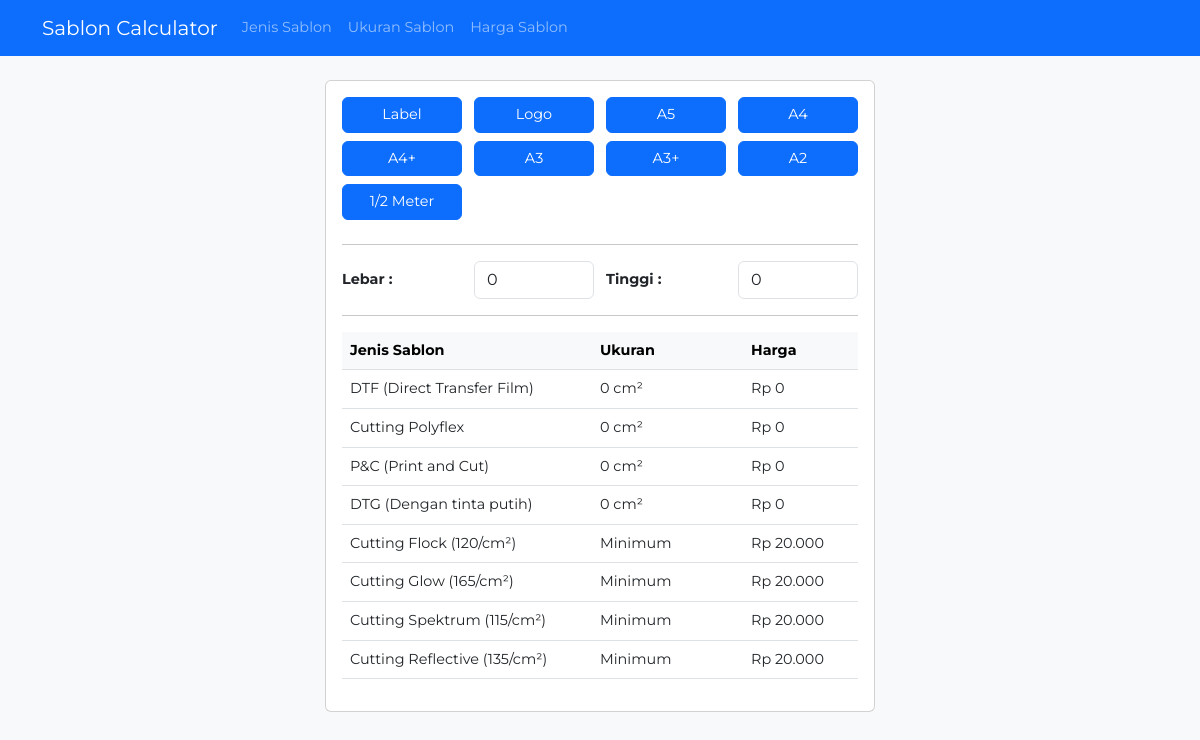
The app's page /calculator/index.php with its own data.
### tables this page shows
CREATE TABLE `ukuran_sablon` (
  `id` int(11) NOT NULL,
  `nama` varchar(50) NOT NULL,
  `total_size` int(11) NOT NULL,
  `urutan` int(2) NOT NULL,
  `lebar` int(11) NOT NULL,
  `tinggi` int(11) NOT NULL
);

CREATE TABLE `sablon` (
  `id` int(11) NOT NULL,
  `nama_sablon` varchar(50) NOT NULL,
  `calculate_size` varchar(5) NOT NULL,
  `min_charge` int(11) NOT NULL,
  `urutan` int(11) NOT NULL,
  `harga` int(11) NOT NULL
);

### calculator/index.php (the view, shortened to what this page needs)
<?php include '../includes/header.php'; ?>
<?php include '../includes/db.php'; ?>
<div class="row justify-content-center">
  <div class="card p-3" style="width: 550px;">
    <div id="calculator-section" class="mb-0">
      <div class="container-fluid">
        <div class="row d-flex justify-content-between mb-2">
          <?php
          $stmt = $pdo->query("SELECT * FROM ukuran_sablon ORDER BY urutan ASC");
          while ($row = $stmt->fetch()) {
          ?>
            <div class="btn btn-primary mb-2 btn-size" data-id="<?= $row['id'] ?>" data-lebar="<?= $row['lebar'] ?>" data-tinggi="<?= $row['tinggi'] ?>" style="width: 120px;"> <?= $row['nama'] ?></div>
          <?php
          }
          ?>
        </div>
      </div>
      <hr>
      <div class="row d-flex justify-content-between mb-3 mx-0">
        <div class="px-0" style="width: 120px; align-self: center;"><strong>Lebar :</strong></div>
        <div class="lebar px-0" style="width: 120px;">
          <input type="number" class="form-control" id="lebar" placeholder="Lebar (cm)" value="0">
        </div>
        <div class="px-0" style="width: 120px; align-self: center;"><strong>Tinggi :</strong></div>
        <div class="tinggi px-0" style="width: 120px;">
          <input type="number" class="form-control" id="tinggi" placeholder="Tinggi (cm)" value="0">
        </div>
      </div>
      <hr>
      <div class="table-responsive">
        <table class="table table-hover">
          <thead class="table-light">
            <tr>
              <th style="width: 250px;">Jenis Sablon</th>
              <th>Ukuran</th>
              <th style="width: 115px;">Harga</th>
            </tr>
          </thead>
          <tbody>
            <?php
            $stmt = $pdo->query("SELECT * FROM sablon ORDER BY urutan ASC");
            while ($row = $stmt->fetch()) {
            ?>
              <tr>
                <td><?= $row['nama_sablon'] ?>
                </td>
                <td class="ukuran_<?= $row['id'] ?>">0 cm²</td>
                <td class="harga_<?= $row['id'] ?>">Rp 0</td>
              </tr>
            <?php
            }
            ?>
          </tbody>
        </table>
      </div>
    </div>
  </div>
</div>
<?php include '../includes/footer.php'; ?>

### includes/header.php (style rules this page uses)
body { font-family: 'Montserrat', sans-serif; font-size: 0.9rem; background-color: #f8f9fa; }
.btn { font-family: 'Montserrat', sans-serif; font-size: 0.9rem; font-weight: 400; transition: all 0.3s ease; }
.btn { transform: scale(1); transition: transform 0.2s ease, box-shadow 0.2s ease; }
.card { transition: all 0.3s ease; transform: translateY(0); }
.table-hover tbody tr { transition: all 0.2s ease; }

### records on screen
ukuran_sablon: $row['id'] 1 (drawn), nama "Label"
ukuran_sablon: nama "Logo"
ukuran_sablon: nama "A5"
ukuran_sablon: nama "A4"
ukuran_sablon: nama "A4+"
ukuran_sablon: nama "A3"
ukuran_sablon: nama "A3+"
ukuran_sablon: nama "A2"
ukuran_sablon: nama "1/2 Meter"
sablon: nama_sablon "DTF (Direct Transfer Film)"
sablon: nama_sablon "Cutting Polyflex"
sablon: nama_sablon "P&C (Print and Cut)"
sablon: nama_sablon "DTG (Dengan tinta putih)"
sablon: nama_sablon "Cutting Flock (120/cm²)"
sablon: nama_sablon "Cutting Glow (165/cm²)"
sablon: nama_sablon "Cutting Spektrum (115/cm²)"
sablon: nama_sablon "Cutting Reflective (135/cm²)"
